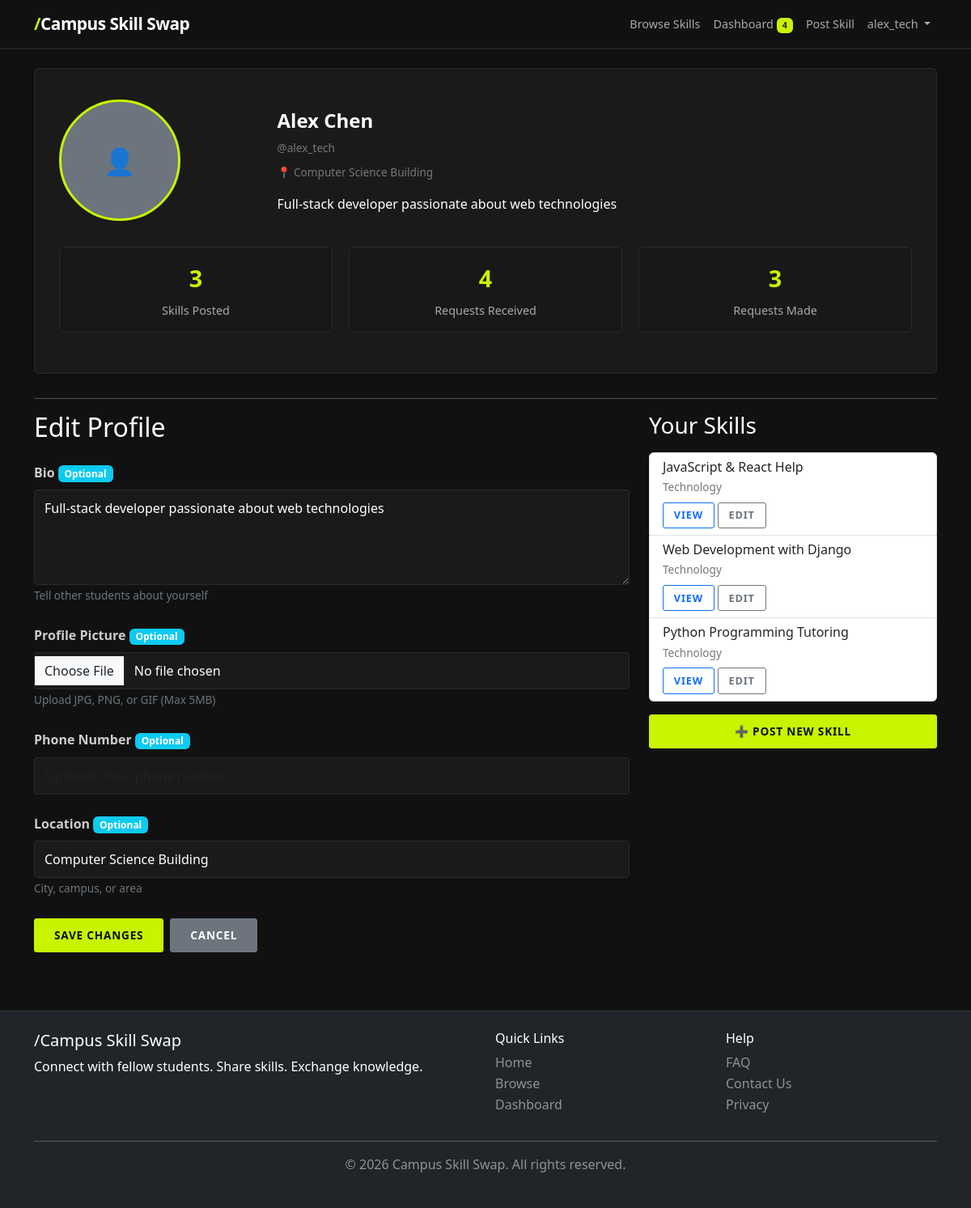
Screenshot of /profile/ (signed in) with the database file from the repository.
### skillfeed/models.py (models this page shows, shortened)
class UserProfile(models.Model):
    user = models.OneToOneField(User, on_delete=models.CASCADE, related_name="profile")
    bio = models.TextField(blank=True, null=True, help_text="Tell other students about yourself")
    profile_picture = models.ImageField(
        upload_to="profile_pics/",
        blank=True,
        null=True,
        help_text="Upload a profile picture"
    )
    phone_number = models.CharField(max_length=20, blank=True, null=True)
    location = models.CharField(max_length=100, blank=True, null=True)
    created_at = models.DateTimeField(auto_now_add=True)  # Set once when created
    class Meta:
        verbose_name_plural = "User Profiles"

class Skill(models.Model):
    CATEGORY_CHOICES = [
        ("tutoring", "Tutoring"),
        ("tech", "Technology"),
        ("creativity", "Creative Skills"),
        ("sports", "Sports & Fitness"),
        ("languages", "Languages"),
        ("music", "Music"),
        ("writing", "Writing"),
        ("design", "Design"),
        ("other", "Other"),
    ]
    PRICE_CHOICES = [
        ("free", "Free"),
        ("exchange", "Skill Exchange"),
        ("paid", "Paid"),
    ]
    CONTACT_CHOICES = [
        ("email", "Email"),
        ("phone", "Phone"),
        ("zoom", "Video Call (Zoom)"),
        ("inperson", "In-Person"),
        ("chat", "Chat/Messaging"),
    ]
    owner = models.ForeignKey(User, on_delete=models.CASCADE, related_name="skills")
    title = models.CharField(
        max_length=200,
        help_text="e.g., 'Python Programming Tutoring'"
    )
    description = models.TextField(
        help_text="Detailed description of what you offer, how long it takes, etc."
    )
    category = models.CharField(
        max_length=20,
        choices=CATEGORY_CHOICES,
        default="other"
    )
    price_type = models.CharField(
        max_length=20,
        choices=PRICE_CHOICES,
        default="free"
    )
    price_amount = models.DecimalField(
        max_digits=10,
        decimal_places=2,
        null=True,
        blank=True,
        help_text="Leave blank if not paid"
    )
    contact_preference = models.CharField(
        max_length=20,
        choices=CONTACT_CHOICES,
        default="email"
    )
    is_available = models.BooleanField(
        default=True,
        help_text="Is this skill available right now?"
    )
    created_at = models.DateTimeField(auto_now_add=True)  # Set once, never changes
    updated_at = models.DateTimeField(auto_now=True)  # Updated every time saved
    view_count = models.IntegerField(default=0, help_text="Track popularity")
    class Meta:
        ordering = ["-created_at"]  # Show newest skills first
        indexes = [
            models.Index(fields=["owner", "-created_at"]),  # Speed up owner queries
        ]

### skillfeed/views.py (the view)
# urls.py: path("profile/", views.profile, name="profile"),
@login_required(login_url="login")
def profile(request):
    profile, created = UserProfile.objects.get_or_create(user=request.user)
    if request.method == "POST":
        form = UserProfileForm(request.POST, request.FILES, instance=profile)
        if form.is_valid():
            form.save()
            messages.success(request, "Your profile has been updated!")
            return redirect("profile")
    else:
        form = UserProfileForm(instance=profile)
    user_skills = request.user.skills.all()
    context = {
        "profile": profile,
        "form": form,
        "user_skills": user_skills,
    }
    return render(request, "skillfeed/profile.html", context)

### skillfeed/forms.py
class UserProfileForm(forms.ModelForm):
    class Meta:
        model = UserProfile
        fields = ["bio", "profile_picture", "phone_number", "location"]
        widgets = {
            "bio": forms.Textarea(attrs={
                "class": "form-control",
                "rows": 4,
                "placeholder": "Tell other students about yourself"
            }),
            "profile_picture": forms.FileInput(attrs={
                "class": "form-control",
                "accept": "image/*"
            }),
            "phone_number": forms.TextInput(attrs={
                "class": "form-control",
                "placeholder": "Optional: Your phone number",
                "type": "tel"
            }),
            "location": forms.TextInput(attrs={
                "class": "form-control",
                "placeholder": "Your location (city, campus, etc.)"
            }),
        }

### templates/skillfeed/profile.html (shortened to what this page needs)
{% extends 'base.html' %}
{% block content %}
<div class="container">
    <div class="profile-card">
        <div class="row align-items-center">
            <div class="col-md-3 text-center mb-3 mb-md-0">
                {% if profile.profile_picture %}
                <img src="{{ profile.profile_picture.url }}" alt="{{ user.username }}" class="profile-picture">
                {% else %}
                <div class="profile-picture bg-secondary d-flex align-items-center justify-content-center text-white"
                    style="font-size: 2rem;">
                </div>
                {% endif %}
            </div>
            <div class="col-md-9">
                <h2 class="user-name">{{ user.get_full_name | default:user.username }}</h2>
                <p class="text-muted-sm mb-2">@{{ user.username }}</p>
                {% if profile.location %}
                <p class="text-muted-sm">📍 {{ profile.location }}</p>
                {% endif %}
                {% if profile.bio %}
                <p>{{ profile.bio }}</p>
                {% endif %}
            </div>
        </div>
        <div class="user-stats mt-4">
            <div class="stat-box">
                <div class="stat-number">{{ user_skills.count }}</div>
                <div class="stat-label">Skills Posted</div>
            </div>
            <div class="stat-box">
                <div class="stat-number">{{ user.skill_requests_received.count }}</div>
                <div class="stat-label">Requests Received</div>
            </div>
            <div class="stat-box">
                <div class="stat-number">{{ user.skill_requests_made.count }}</div>
                <div class="stat-label">Requests Made</div>
            </div>
        </div>
    </div>
    <hr>
    <div class="row">
        <div class="col-lg-8">
            <h2 class="mb-4">Edit Profile</h2>
            <form method="POST" enctype="multipart/form-data" class="fade-in">
                <div class="mb-4">
                    <label for="id_bio" class="form-label">
                        <strong>Bio</strong>
                        <span class="badge bg-info">Optional</span>
                    </label>
                    {{ form.bio }}
                    <small class="form-help">Tell other students about yourself</small>
                </div>
                <div class="mb-4">
                    <label for="id_profile_picture" class="form-label">
                        <strong>Profile Picture</strong>
                        <span class="badge bg-info">Optional</span>
                    </label>
                    {{ form.profile_picture }}
                    <small class="form-help">Upload JPG, PNG, or GIF (Max 5MB)</small>
                </div>
                <div class="mb-4">
                    <label for="id_phone_number" class="form-label">
                        <strong>Phone Number</strong>
                        <span class="badge bg-info">Optional</span>
                    </label>
                    {{ form.phone_number }}
                </div>
                <div class="mb-4">
                    <label for="id_location" class="form-label">
                        <strong>Location</strong>
                        <span class="badge bg-info">Optional</span>
                    </label>
                    {{ form.location }}
                    <small class="form-help">City, campus, or area</small>
                </div>
                <div class="d-flex gap-2">
                    <button type="submit" class="btn btn-primary px-4">
                        Save Changes
                    </button>
                    <a href="{% url 'home' %}" class="btn btn-secondary px-4">
                        Cancel
                    </a>
                </div>
            </form>
        </div>
        <div class="col-lg-4">
            <h3 class="mb-3">Your Skills</h3>
            {% if user_skills %}
            <div class="list-group">
                {% for skill in user_skills %}
                <div class="list-group-item">
                    <div class="d-flex w-100 justify-content-between align-items-start">
                        <div>
                            <h6 class="mb-1">{{ skill.title }}</h6>
                            <p class="text-muted-sm mb-0">{{ skill.get_category_display }}</p>
                        </div>
                    </div>
                    <div class="mt-2">
                        <a href="{% url 'skill_detail' skill.id %}" class="btn btn-sm btn-outline-primary">
                            View
                        </a>
                        <a href="{% url 'skill_edit' skill.id %}" class="btn btn-sm btn-outline-secondary">
                            Edit
                        </a>
                    </div>
                </div>
                {% endfor %}
            </div>
            <a href="{% url 'skill_create' %}" class="btn btn-primary w-100 mt-3">
                ➕ Post New Skill
            </a>
            {% else %}
            <div class="alert alert-info">
                You haven't posted any skills yet.
                <a href="{% url 'skill_create' %}" class="alert-link">Create one now!</a>
            </div>
            {% endif %}
        </div>
    </div>
</div>
{% endblock %}

### templates/base.html (shortened to what this page needs)
<!DOCTYPE html>
<html lang="en">
<head>
    {% load static %}
    <link href="https://cdn.jsdelivr.net/npm/bootstrap@5.3.0/dist/css/bootstrap.min.css" rel="stylesheet">
    <link rel="stylesheet" href="{% static 'css/style.css' %}">
</head>
<body>
    <nav class="navbar navbar-expand-lg navbar-dark navbar-custom sticky-top">
        <div class="container">
            <a class="navbar-brand" href="{% url 'home' %}">
                <span class="brand-slash">/</span>Campus Skill Swap
            </a>
            <div class="collapse navbar-collapse" id="navbarNav">
                <ul class="navbar-nav ms-auto">
                    <li class="nav-item">
                        <a class="nav-link" href="{% url 'skill_list' %}">Browse Skills</a>
                    </li>
                    {% if user.is_authenticated %}
                    <li class="nav-item">
                        <a class="nav-link" href="{% url 'dashboard' %}">
                            Dashboard
                            {% if user.skill_requests_received.filter|length %}
                            <span class="badge text-dark" style="background-color:#c8f400;">
                                {{ user.skill_requests_received.count }}
                            </span>
                            {% endif %}
                        </a>
                    </li>
                    <li class="nav-item">
                        <a class="nav-link" href="{% url 'skill_create' %}">Post Skill</a>
                    </li>
                    <li class="nav-item dropdown">
                        <a class="nav-link dropdown-toggle" href="#" data-bs-toggle="dropdown">
                            {{ user.username }}
                        </a>
                    </li>
                    {% endif %}
                </ul>
            </div>
        </div>
    </nav>
    <main class="py-4">
        {% block content %}{% endblock %}
    </main>
    <footer class="bg-dark text-white mt-5 py-4">
        <div class="container">
            <div class="row">
                <div class="col-md-6">
                    <h5><span class="brand-slash">/</span>Campus Skill Swap</h5>
                    <p>Connect with fellow students. Share skills. Exchange knowledge.</p>
                </div>
                <div class="col-md-3">
                    <h6>Quick Links</h6>
                    <ul class="list-unstyled">
                        <li><a href="{% url 'home' %}" class="text-white-50">Home</a></li>
                        <li><a href="{% url 'skill_list' %}" class="text-white-50">Browse</a></li>
                        {% if user.is_authenticated %}
                        <li><a href="{% url 'dashboard' %}" class="text-white-50">Dashboard</a></li>
                        {% endif %}
                    </ul>
                </div>
                <div class="col-md-3">
                    <h6>Help</h6>
                    <ul class="list-unstyled">
                        <li><a href="#" class="text-white-50">FAQ</a></li>
                        <li><a href="#" class="text-white-50">Contact Us</a></li>
                        <li><a href="#" class="text-white-50">Privacy</a></li>
                    </ul>
                </div>
            </div>
            <hr class="bg-white-50">
            <div class="text-center text-white-50">
                <p>&copy; 2026 Campus Skill Swap. All rights reserved.</p>
            </div>
        </div>
    </footer>
</body>
</html>

### static/css/style.css (style rules this page uses)
:root { --primary-color: #c8f400; --primary-dark: #b0d900; --accent-color: #c8f400; --accent-light: #d4f72a; --secondary-color: #888888; --success-color: #c8f400; --danger-color: #ff4444; --warning-color: #c8f400; --light-bg: #1a1a1a; --dark-bg: #111111; --text-light: #ffffff; --text-muted: #aaaaaa; }
body { font-family: 'Segoe UI', Tahoma, Geneva, Verdana, sans-serif; line-height: 1.6; color: #ffffff; background-color: #111111; display: flex; flex-direction: column; min-height: 100vh; }
main { flex: 1; }
a { text-decoration: none; color: #ffffff; }
.navbar { box-shadow: 0 1px 0 rgba(255, 255, 255, 0.08); background-color: #111111 !important; border-bottom: 1px solid rgba(255, 255, 255, 0.08); }
.navbar-custom { background-color: #111111 !important; }
.navbar-brand { font-size: 1.3rem; color: #ffffff !important; font-weight: 700; letter-spacing: -0.5px; }
.navbar-brand .brand-slash { color: #c8f400; }
.nav-link { color: #aaaaaa !important; transition: color 0.2s; font-size: 0.9rem; }
.btn { border-radius: 3px; font-weight: 700; transition: all 0.2s; text-transform: uppercase; letter-spacing: 0.8px; font-size: 0.85rem; padding: 10px 24px; }
.btn-primary { background-color: #c8f400; border-color: #c8f400; color: #111111 !important; }
.btn-sm { font-size: 0.8rem; padding: 0.35rem 0.8rem; }
.form-control, .form-select { border-radius: 4px; border: 1px solid #2a2a2a; padding: 10px 12px; transition: border-color 0.2s; background-color: #1a1a1a; color: #ffffff; }
.form-label { font-weight: 500; color: #cccccc; margin-bottom: 8px; }
.form-help { font-size: 0.85rem; color: #6c757d; margin-top: 5px; }
.profile-card { background: #1a1a1a; border-radius: 6px; padding: 30px; box-shadow: 0 2px 10px rgba(0, 0, 0, 0.4); margin-bottom: 30px; border: 1px solid #2a2a2a; }
.profile-picture { width: 150px; height: 150px; border-radius: 50%; object-fit: cover; border: 3px solid #c8f400; }
.user-name { font-size: 1.5rem; font-weight: 700; margin-top: 20px; color: #ffffff; }
.user-stats { display: grid; grid-template-columns: repeat(auto-fit, minmax(150px, 1fr)); gap: 20px; margin: 20px 0; }
.stat-box { text-align: center; padding: 15px; background-color: #181818; border-radius: 6px; border: 1px solid #2a2a2a; }
.stat-number { font-size: 1.8rem; font-weight: 700; color: #c8f400; }
.stat-label { font-size: 0.9rem; color: #aaaaaa; margin-top: 5px; }
footer { border-top: 1px solid rgba(255, 255, 255, 0.08); }
footer a { text-decoration: none; transition: color 0.2s; }
.text-muted-sm { font-size: 0.85rem; color: #777777; }
.fade-in { animation: fadeIn 0.3s ease; }

### rows the page displays
UserProfile: location "Computer Science Building", bio "Full-stack developer passionate about web technologies"
Skill: title "JavaScript & React Help", category "Technology"
Skill: title "Web Development with Django", category "Technology"
Skill: title "Python Programming Tutoring", category "Technology"

### other values shown
{{ user.skill_requests_received.count }} "4"
{{ user.username }} "alex_tech"
{{ user.get_full_name | default:user.username }} "Alex Chen"
{{ user_skills.count }} "3"
{{ user.skill_requests_made.count }} "3"
